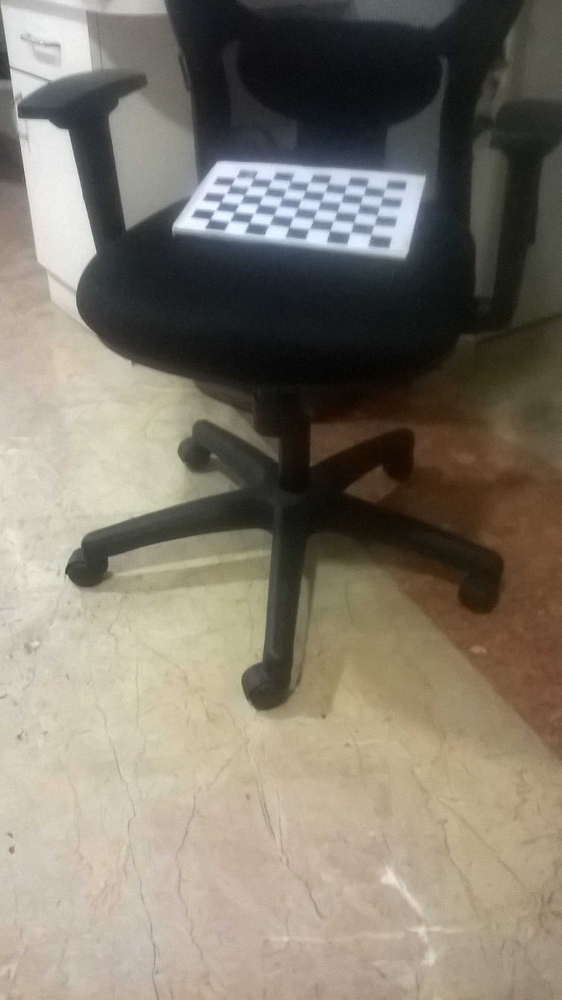
#> input picture calibration_images/LEFT/10-0.jpg, 562 x 1000 px, shrunk from 1456 x 2592 before the run
$ python camera_calibration.py calibration_images/LEFT calibration_images/LEFT out.png   (older library calls are emulated)
#> lines starting #> are read from the running program, lines starting #| are printed output that depends on the picture; after the words box and inside, x2 and y2 are one past the last pixel; in counts of white or black regions, pixels touching at a corner belong together
# Calibration for 2 cameras in a stereo setup. Based on https://albertarmea.com/post/opencv-stereo-camera/ and opencv tutorials.
# Arguments are directory for left calibration images, directory for right calibration images, and output file

import sys
import numpy
import cv2
import os
import glob

SIZE = (9, 6)
ALPHA = 0.5
TERM_CRITERIA = (cv2.TERM_CRITERIA_EPS | cv2.TERM_CRITERIA_MAX_ITER, 30, 0.001)
OBJECT_POINT_ZERO = numpy.zeros((SIZE[0] * SIZE[1], 3), numpy.float32)
OBJECT_POINT_ZERO[:, :2] = numpy.mgrid[0:SIZE[0], 0:SIZE[1]].T.reshape(-1, 2)
OBJECT_POINT_ZERO = OBJECT_POINT_ZERO #* 5
leftdir = sys.argv[1]
rightdir = sys.argv[2]
output = sys.argv[3]

def calibrate(dir):
#> called with dir = 'calibration_images/LEFT'
    f = os.path.join(dir, "cache.npz")
    if os.path.exists(f):
        print(f)
        cache = numpy.load(f)
        return (cache["files"], cache["objpoints"], cache["imgpoints"], cache["size"].tolist())

    images = glob.glob(dir + "/*.jpg")
    objpoints = []
    imgpoints = []
    files=[]
    size = None
    for image in sorted(images):
        img = cv2.imread(image)
#> img is the input picture: shape (1000, 562, 3); mean B, G, R 109, 122.1, 129.5
        gray = cv2.cvtColor(img, cv2.COLOR_BGR2GRAY)
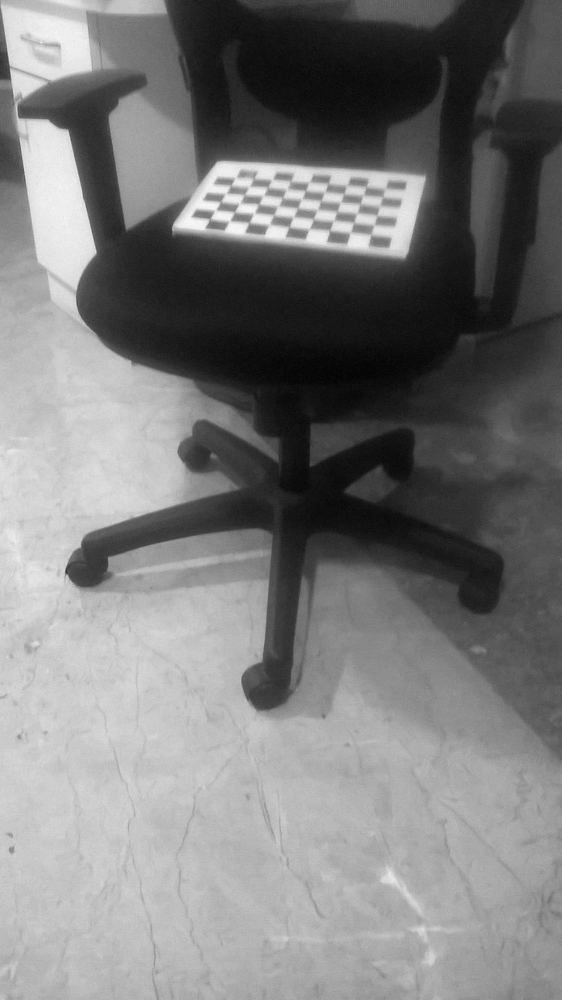
#> gray: shape (1000, 562); min 3, max 248, mean 122.8
        size = gray.shape[::-1]
#> size = (562, 1000)

        check, corners = cv2.findChessboardCorners(gray, SIZE)
#> check = True; corners = 54 rows, first 8: [370.8, 234.5], [349.6, 232.7], [329.2, 230.5], [309.6, 228.5], [289, 226.7], [270.4, 223.9], [249.3, 222.3], [228.1, 222]
        if check:
            objpoints.append(OBJECT_POINT_ZERO)
            cv2.cornerSubPix(gray, corners, (11, 11), (-1, -1), TERM_CRITERIA)
            imgpoints.append(corners)
            files.append(os.path.basename(image))
        cv2.drawChessboardCorners(img, SIZE, corners, check)
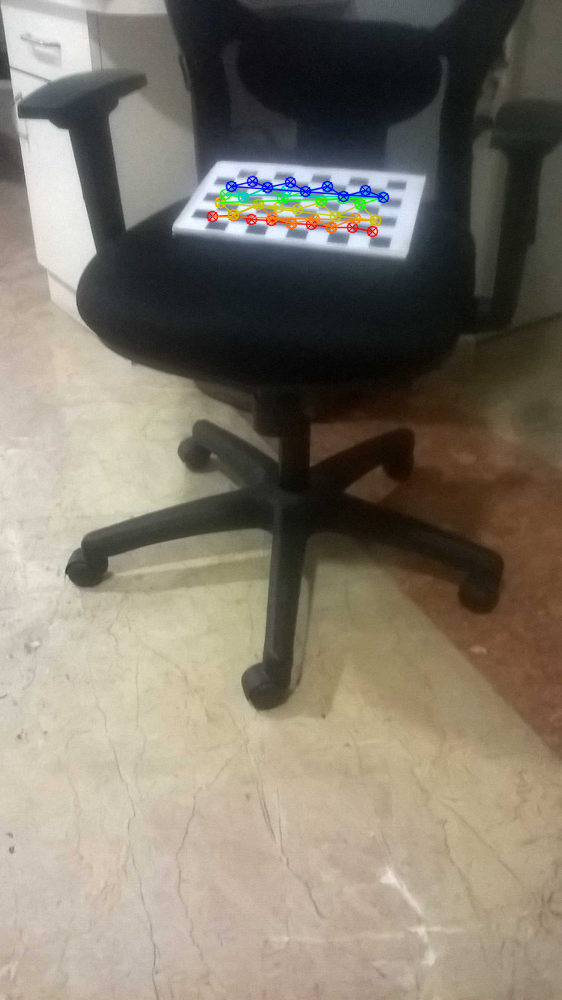
#> img: shape (1000, 562, 3); 1% of pixels changed, all inside (x1, y1, x2, y2) = (206, 175, 390, 238)
        print(check)
#| True
        print(image)
        cv2.imshow(dir, img)
        cv2.waitKey(1)
#> pass 2 of the loop in calibrate, `for image in sorted(images):`:
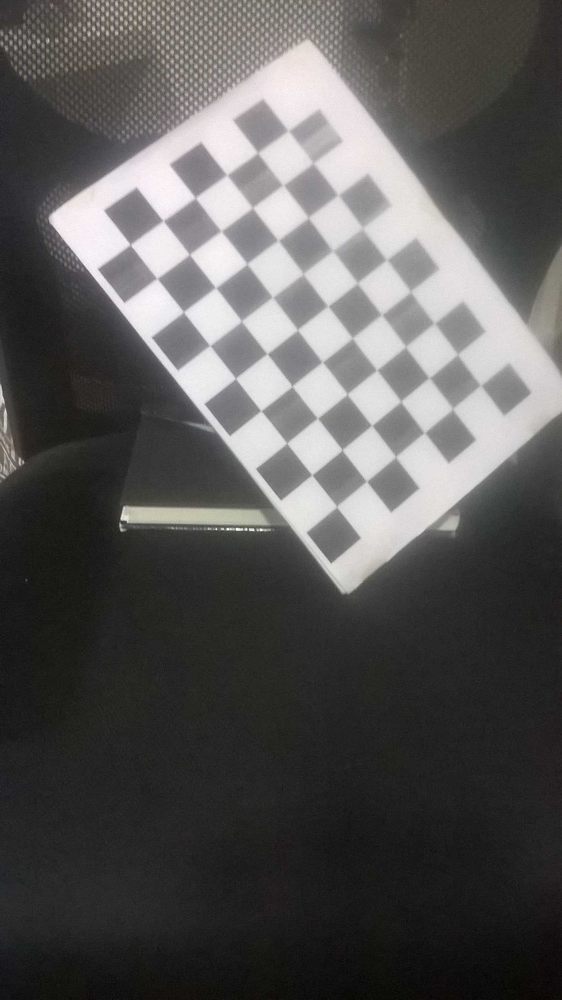
#> input picture calibration_images/LEFT/10-1.jpg, 562 x 1000 px, shrunk from 1456 x 2592 before the run
#> in calibrate, img is the input picture: shape (1000, 562, 3); mean B, G, R 85.6, 86.4, 87.5
#> corners = 54 rows, first 8: [336.6, 507.9], [312.3, 474.3], [286.3, 443.2], [260.4, 410.9], [235.1, 378.4], [209.6, 345.2], [183.7, 311.6], [157, 278.7]
#> in calibrate, `cv2.drawChessboardCorners(img, SIZE, corners, check)`:
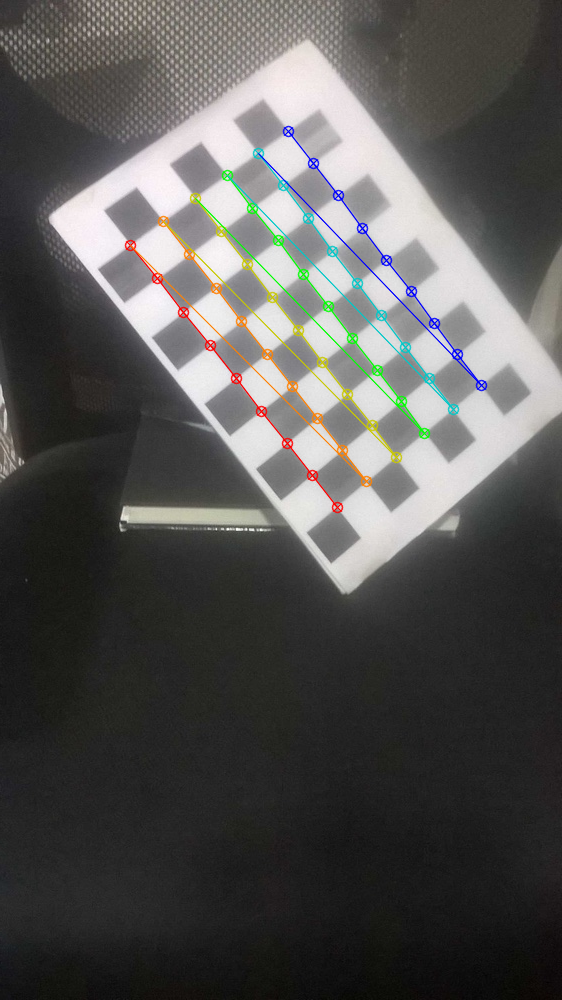
#> img: shape (1000, 562, 3); 2.25% of pixels changed, all inside (x1, y1, x2, y2) = (124, 125, 488, 514)
#| True
    numpy.savez_compressed(f, files=files, objpoints=objpoints, imgpoints=imgpoints, size=size)
    return files, objpoints, imgpoints, size
(lfiles, lobjpoints, limgpoints, lsize) = calibrate(leftdir)
#> lfiles = ['10-0.jpg', '10-1.jpg']; lobjpoints = 2 items; limgpoints = 2 items; lsize = (562, 1000)
(rfiles, robjpoints, rimgpoints, rsize) = calibrate(rightdir)
files = list(set(lfiles) & set(rfiles))
#> files = ['10-1.jpg', '10-0.jpg']
print(files)
#| ['10-1.jpg', '10-0.jpg']
def matchpoints(files, allfiles, objpoints, imgpoints):
    fileset = set(files)
#> fileset = 2 items
    newobjpoints = []
    newimgpoints = []

    for i, f in enumerate(allfiles):
        if f in fileset:
            newobjpoints.append(objpoints[i])
            newimgpoints.append(imgpoints[i])
#> this loop made 2 passes
#> f on passes 1 to 2: '10-0.jpg', '10-1.jpg'
#> after the loop, newimgpoints = 2 items; newobjpoints = 2 items

    return newobjpoints, newimgpoints
lobjpoints, limgpoints = matchpoints(files, lfiles, lobjpoints, limgpoints)
robjpoints, rimgpoints = matchpoints(files, rfiles, robjpoints, rimgpoints)
#> robjpoints = 2 items; rimgpoints = 2 items
objpoints = lobjpoints
#> objpoints = 2 items
size = tuple(lsize)
#> size = (562, 1000)
objpoints = objpoints
_, lcameramtx, ldist, _, _ = cv2.calibrateCamera(objpoints, limgpoints, size, None, None)
#> lcameramtx = [[1063.5, 0, 137.2], [0, 1020.1, 522.4], [0, 0, 1]]; ldist = [[-0.295, 2.62, -0.0098, 0.00609, -9.5]]
_, rcameramtx, rdist, _, _ = cv2.calibrateCamera(objpoints, rimgpoints, size, None, None)
#> rcameramtx has the same summary as lcameramtx; rdist = [[-0.295, 2.62, -0.0098, 0.00609, -9.5]]
(_, _, _, _, _, rotationmtx, translationv, E, F) = cv2.stereoCalibrate(objpoints, limgpoints, rimgpoints, lcameramtx, ldist, rcameramtx, rdist, size, None, None, None, None, cv2.CALIB_FIX_INTRINSIC, TERM_CRITERIA)
#> rotationmtx = [[1, -4.75e-14, -2.45e-14], [4.75e-14, 1, 2.21e-14], [2.45e-14, -2.21e-14, 1]]; translationv = [-7.02e-13, 5.95e-13, -6.65e-12]; E = [[3.31e-25, 6.65e-12, 5.95e-13], [-6.65e-12, 3.01e-25, 7.02e-13], [-5.95e-13, -7.02e-13, -9.66e-28]]; F = [[-1.01e-05, -212694230.8, 9.17e+10], [212694230.8, -1e-05, -5.3e+10], [-9.17e+10, 5.3e+10, 1]]
print('E')
print(E)
#| [[ 3.30733667e-25  6.65225395e-12  5.95491928e-13]
#|  [-6.65225395e-12  3.00623002e-25  7.01703534e-13]
#|  [-5.95491928e-13 -7.01703534e-13 -9.66200354e-28]]
print('F')
print(F)
#| [[-1.01432645e-05 -2.12694231e+08  9.16902127e+10]
#|  [ 2.12694231e+08 -1.00206673e-05 -5.30435487e+10]
#|  [-9.16902127e+10  5.30435487e+10  1.00000000e+00]]
print('T')
print(translationv)
#| [[-7.01703534e-13]
#|  [ 5.95491928e-13]
#|  [-6.65225395e-12]]
print('R')
print(rotationmtx)
#| [[ 1.00000000e+00 -4.75269641e-14 -2.44709150e-14]
#|  [ 4.75269641e-14  1.00000000e+00  2.21438712e-14]
#|  [ 2.44709150e-14 -2.21438712e-14  1.00000000e+00]]
print('l')
print(lcameramtx)
#| [[1.06351120e+03 0.00000000e+00 1.37205787e+02]
#|  [0.00000000e+00 1.02012766e+03 5.22408418e+02]
#|  [0.00000000e+00 0.00000000e+00 1.00000000e+00]]
print('r')
print(rcameramtx)
#| [[1.06351120e+03 0.00000000e+00 1.37205787e+02]
#|  [0.00000000e+00 1.02012766e+03 5.22408418e+02]
#|  [0.00000000e+00 0.00000000e+00 1.00000000e+00]]
(lrectification, rrectification, lprojection, rprojection, Q, lroi, rroi) = cv2.stereoRectify(lcameramtx, ldist, rcameramtx, rdist, size, rotationmtx, translationv, None, None, None, None, None, cv2.CALIB_ZERO_DISPARITY, ALPHA)
#> lrectification = [[0.104, -0.0887, 0.991], [0.0887, 0.993, 0.0795], [-0.991, 0.0795, 0.112]]; rrectification has the same summary as lrectification; lprojection = [[-5.57, 0, 63.14, 0], [0, -5.57, 849, 0], [0, 0, 1, 0]]; rprojection = [[-5.57, 0, 63.14, 3.74e-11], [0, -5.57, 849, 0], [0, 0, 1, 0]]; Q = [[1, 0, 0, -63.14], [0, 1, 0, -849], [0, 0, 0, -5.57], [0, 0, 1.49e+11, 0]]; lroi = (35, 752, 51, 124); rroi = (35, 752, 51, 124)

lmapx, lmapy = cv2.initUndistortRectifyMap(lcameramtx, ldist, lrectification,lprojection, size, cv2.CV_32FC1)
rmapx, rmapy = cv2.initUndistortRectifyMap(rcameramtx, rdist, rrectification,rprojection, size, cv2.CV_32FC1)

numpy.savez_compressed(output, size=size, lmapx=lmapx, lmapy=lmapy, lroi=lroi, rmapx=rmapx, rmapy=rmapy, rroi=rroi, Q=Q, F=F, E=E, lprojection=lprojection, rprojection=rprojection, rdist=rdist, ldist=ldist, rcameramtx=rcameramtx, lcameramtx=lcameramtx, lrectification=lrectification, rrectification=rrectification)
cv2.destroyAllWindows()
